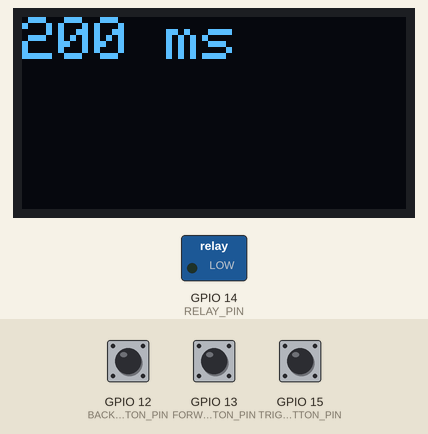
Bench run of a program on a simulated ESP8266 (Wemos D1 mini). Shown: 128×64 one-colour display, switched loads named in the program (green lamp = pin HIGH). Dashed ring = blinking. The test bench sets the inputs (shaded band); at power-on: GPIO 15 (TRIGGER_BUTTON_PIN) HIGH, GPIO 12 (BACK_BUTTON_PIN) HIGH, GPIO 13 (FORWARD_BUTTON_PIN) HIGH. The display library's start-up logo is not drawn.

Above: at 2.2 s.
2.3 s: GPIO 15 (TRIGGER_BUTTON_PIN) pulled LOW for 0.15 s
At 3.1 s:
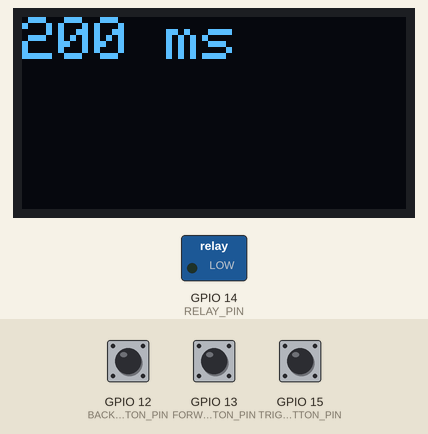
4.0 s: GPIO 15 (TRIGGER_BUTTON_PIN) pulled LOW for 1 s
At 4.4 s:
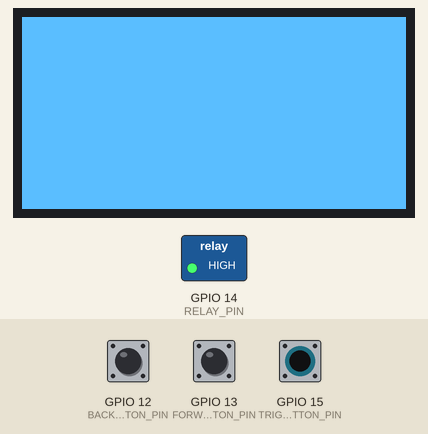
6.6 s: GPIO 12 (BACK_BUTTON_PIN) pulled LOW for 3.2 s
At 11.0 s:
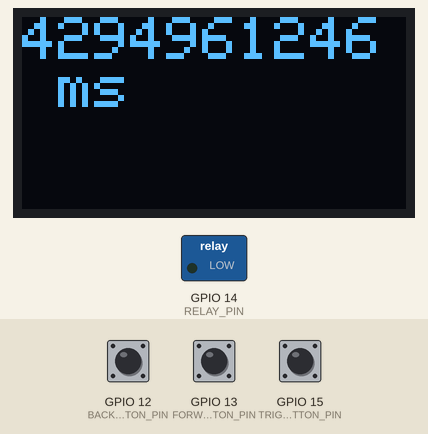
11.3 s: GPIO 13 (FORWARD_BUTTON_PIN) pulled LOW for 0.15 s
At 12.5 s:
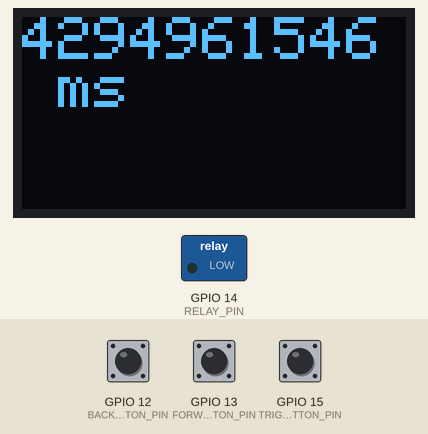
12.9 s: GPIO 12 (BACK_BUTTON_PIN) pulled LOW for 0.15 s
At 13.3 s:
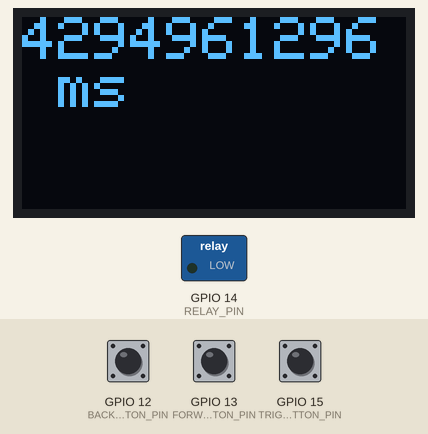
14.5 s: GPIO 13 (FORWARD_BUTTON_PIN) pulled LOW for 1 s
At 16.2 s:
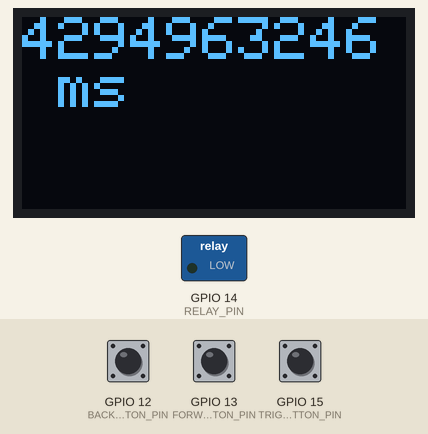
Timing chart, 0 to 17.7 s (numbered marks = the images above; inputs shaded):
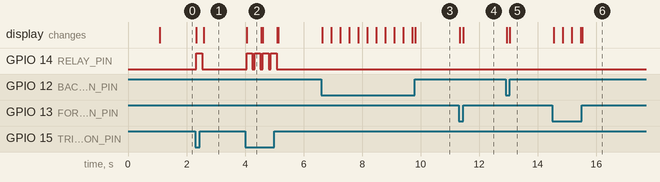

Measured:
- after the input at 2.3 s, GPIO 14 (RELAY_PIN): LOW → HIGH at once, → LOW 0.20 s later; the display: first changes at once (image 1 shows a later state)
- after the input at 4.0 s, GPIO 14 (RELAY_PIN): alternates HIGH for 0.20 s and LOW for 0.08 s, 8 changes in all, then stays LOW, starting after 0.05 s; the display: changes after 0.05 s (image 2)
- after the input at 6.6 s, the display: first changes at once (image 3 shows a later state)
- after the input at 11.3 s, the display: first changes at once (image 4 shows a later state)
- after the input at 12.9 s, the display: first changes after 0.05 s (image 5 shows a later state)
- after the input at 14.5 s, the display: first changes at once (image 6 shows a later state)
- what the display in image 2 shows lasts 0.5 s, from 4.1 s to 4.6 s

The program:

main.cpp
```cpp
#include <Arduino.h>
#include <Wire.h>
#include <Adafruit_GFX.h>
#include <Adafruit_SSD1306.h>

#include "config.h"

Adafruit_SSD1306 display(SCREEN_WIDTH, SCREEN_HEIGHT, &Wire, OLED_RESET);

unsigned long duration = DEFAULT_DURATION;

void updateDisplay() {
	display.clearDisplay();
	display.setCursor(0,0);
	display.setTextColor(SSD1306_WHITE);
	display.setTextSize(2);
	display.println(String(duration)+" ms");
	display.display();
}

void trigger() {
	display.clearDisplay();
	display.fillRect(0, 0, SCREEN_WIDTH, SCREEN_HEIGHT, SSD1306_WHITE);
	display.display();

	digitalWrite(RELAY_PIN, HIGH);
	delay(duration);
	digitalWrite(RELAY_PIN, LOW);

	display.clearDisplay();
	display.display();
}

void setup() {
	if (!display.begin(SSD1306_SWITCHCAPVCC, SCREEN_ADDRESS)) Serial.println("SSD1306 allocation failed");
	display.display();
	delay(1000);
	display.clearDisplay();

	pinMode(BACK_BUTTON_PIN, INPUT_PULLUP);
	pinMode(FORWARD_BUTTON_PIN, INPUT_PULLUP);
	pinMode(TRIGGER_BUTTON_PIN, INPUT_PULLUP);
	pinMode(RELAY_PIN, OUTPUT);
}

void loop() {
	updateDisplay();

	if (digitalRead(BACK_BUTTON_PIN) == LOW) {
		duration -= DURATION_STEP;
		return;
	}
	if (digitalRead(FORWARD_BUTTON_PIN) == LOW) {
		duration += DURATION_STEP;
		return;
	}
	if (digitalRead(TRIGGER_BUTTON_PIN) == LOW) {
		trigger();
		return;
	}
}
```

config.h
```cpp
#ifndef CONFIG_H
#define CONFIG_H

// OLED display config
#define SCREEN_ADDRESS 0x3C

#define SCREEN_WIDTH 128
#define SCREEN_HEIGHT 64

#define OLED_RESET -1

// Button config
#define BACK_BUTTON_PIN 12 // D6
#define FORWARD_BUTTON_PIN 13 // D7
#define TRIGGER_BUTTON_PIN 15 // D8

// Relay config
#define RELAY_PIN 14 // D5

// Duration config
#define DEFAULT_DURATION 200
#define DURATION_STEP 50

#endif
```
